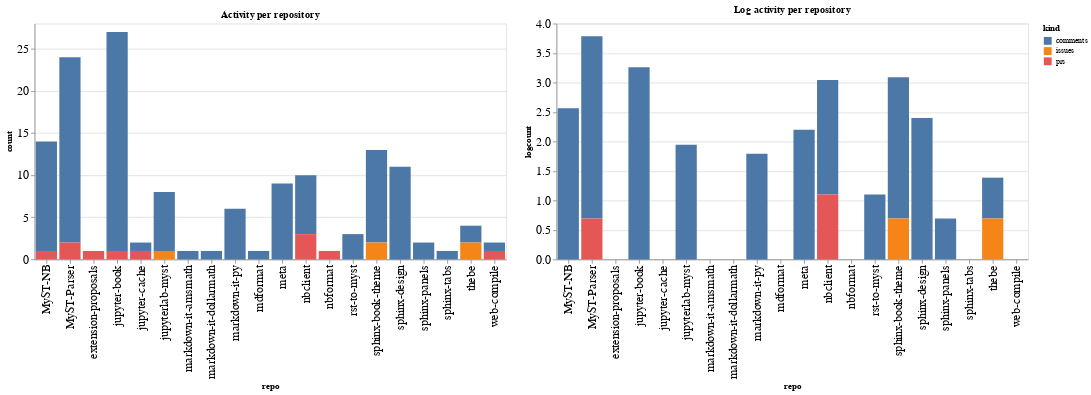

Notebook cell for this chart:
### Code cell
ch1 = alt.Chart(repo_summaries, width=600, title="Activity per repository").mark_bar().encode(
    x='repo',
    y='count',
    color='kind',
    tooltip="kind"
)

ch2 = alt.Chart(repo_summaries, width=600, title="Log activity per repository").mark_bar().encode(
    x='repo',
    y='logcount',
    color='kind',
    tooltip="kind"
)

ch1 | ch2

### Figure 1 — Vega-Lite specification as saved in the notebook (floating-point values rounded to 4 significant figures)
{"config": {"axisLeft": {"labelFontSize": 15}, "axisBottom": {"labelFontSize": 15}}, "hconcat": [{"mark": "bar", "encoding": {"color": {"type": "nominal", "field": "kind"}, "tooltip": {"type": "nominal", "field": "kind"}, "x": {"type": "nominal", "field": "repo"}, "y": {"type": "quantitative", "field": "count"}}, "title": "Activity per repository", "width": 600}, {"mark": "bar", "encoding": {"color": {"type": "nominal", "field": "kind"}, "tooltip": {"type": "nominal", "field": "kind"}, "x": {"type": "nominal", "field": "repo"}, "y": {"type": "quantitative", "field": "logcount"}}, "title": "Log activity per repository", "width": 600}], "data": {"name": "data-892b9052890e51f7df2fc9c197e403d3"}, "$schema": "https://vega.github.io/schema/vega-lite/v4.8.1.json", "datasets": {"data-892b9052890e51f7df2fc9c197e403d3": [{"repo": "MyST-NB", "kind": "comments", "count": 13, "logcount": 2.565}, {"repo": "MyST-NB", "kind": "prs", "count": 1, "logcount": 0.0}, {"repo": "MyST-Parser", "kind": "comments", "count": 22, "logcount": 3.091}, {"repo": "MyST-Parser", "kind": "prs", "count": 2, "logcount": 0.6931}, {"repo": "extension-proposals", "kind": "prs", "count": 1, "logcount": 0.0}, {"repo": "jupyter-book", "kind": "comments", "count": 26, "logcount": 3.258}, {"repo": "jupyter-book", "kind": "prs", "count": 1, "logcount": 0.0}, {"repo": "jupyter-cache", "kind": "comments", "count": 1, "logcount": 0.0}, {"repo": "jupyter-cache", "kind": "prs", "count": 1, "logcount": 0.0}, {"repo": "jupyterlab-myst", "kind": "comments", "count": 7, "logcount": 1.946}, {"repo": "jupyterlab-myst", "kind": "issues", "count": 1, "logcount": 0.0}, {"repo": "markdown-it-amsmath", "kind": "comments", "count": 1, "logcount": 0.0}, {"repo": "markdown-it-dollarmath", "kind": "comments", "count": 1, "logcount": 0.0}, {"repo": "markdown-it-py", "kind": "comments", "count": 6, "logcount": 1.792}, {"repo": "mdformat", "kind": "comments", "count": 1, "logcount": 0.0}, {"repo": "meta", "kind": "comments", "count": 9, "logcount": 2.197}, {"repo": "nbclient", "kind": "comments", "count": 7, "logcount": 1.946}, {"repo": "nbclient", "kind": "prs", "count": 3, "logcount": 1.099}, {"repo": "nbformat", "kind": "prs", "count": 1, "logcount": 0.0}, {"repo": "rst-to-myst", "kind": "comments", "count": 3, "logcount": 1.099}, {"repo": "sphinx-book-theme", "kind": "comments", "count": 11, "logcount": 2.398}, {"repo": "sphinx-book-theme", "kind": "issues", "count": 2, "logcount": 0.6931}, {"repo": "sphinx-design", "kind": "comments", "count": 11, "logcount": 2.398}, {"repo": "sphinx-panels", "kind": "comments", "count": 2, "logcount": 0.6931}, {"repo": "sphinx-tabs", "kind": "comments", "count": 1, "logcount": 0.0}, {"repo": "thebe", "kind": "comments", "count": 2, "logcount": 0.6931}, {"repo": "thebe", "kind": "issues", "count": 2, "logcount": 0.6931}, {"repo": "web-compile", "kind": "comments", "count": 1, "logcount": 0.0}, {"repo": "web-compile", "kind": "prs", "count": 1, "logcount": 0.0}]}}
